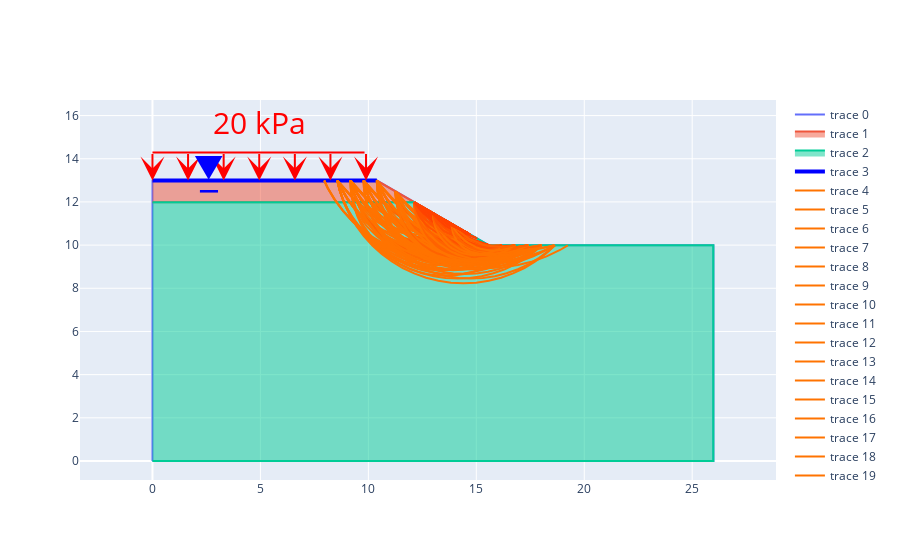

Notebook cell for this chart:
### Code cell
from tqdm.notebook import tqdm
from pySlope import Slope, Material

s = Slope(height=3, angle=30, length=None)

m1 = Material(20,35,5,1)
m2 = Material(20,35,0,5)

s.set_surcharge(0.5,20)

s.set_water_table(0)

s.set_materials(m1,m2)

s.analyse_slope()

fig = s.plot_all_planes(0.75)

fig.show()
